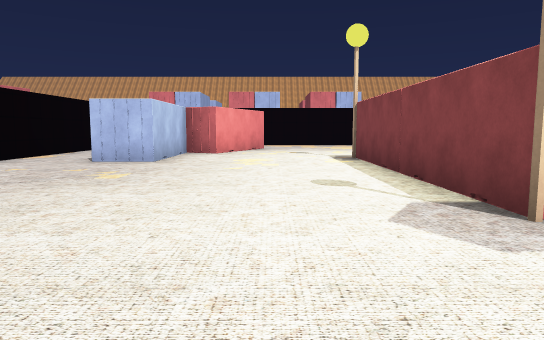
view 1 (above)

18 first-person views from a walk through a scene from a Unity 3-D project. The camera is 1.3 m above the floor, tilts 6° down and sees 70° across. The floor is counted in squares, 2 m on a side. Each view is taken from the middle of a square. On the plan, view 1 faces up. The plan holds only what a view shows up to about 11 squares ahead; the rest is blank. The place goes on beyond the plan. The player is left out. Some surface patterns are stand-ins.

view 2
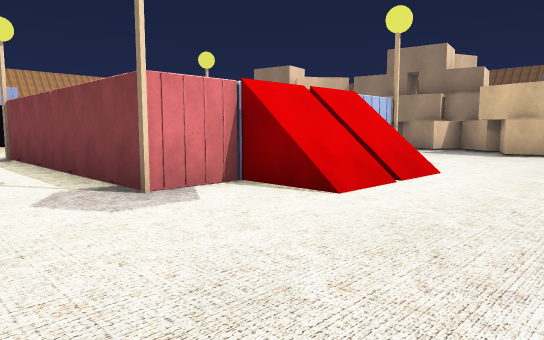

view 3
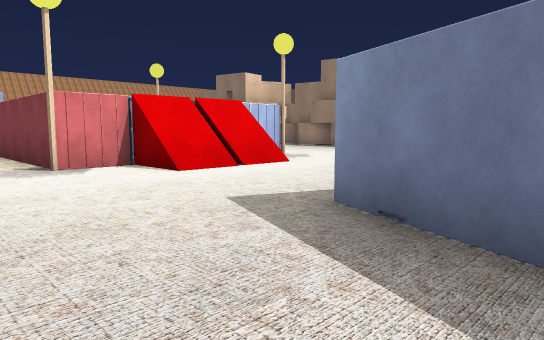

view 4
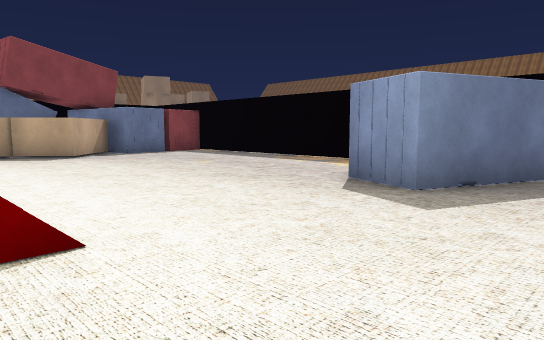

view 5
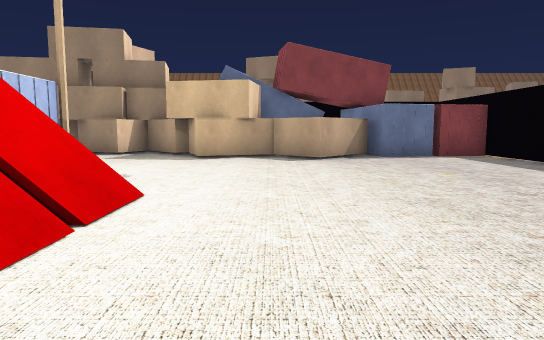

view 6
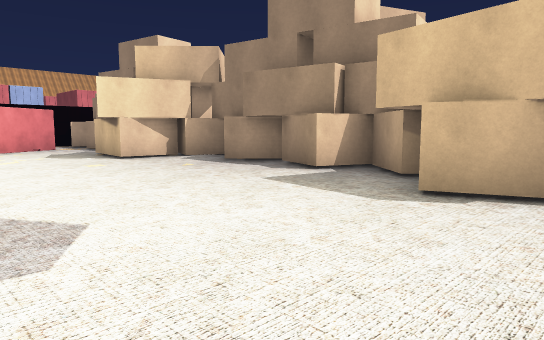

view 7
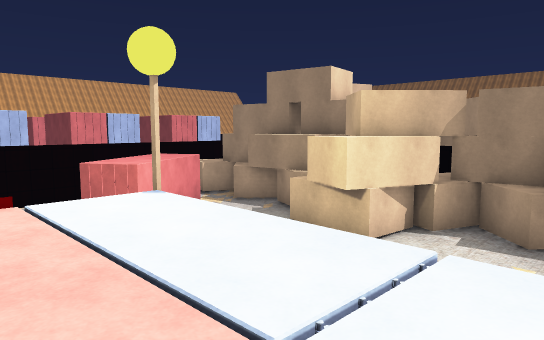

view 8
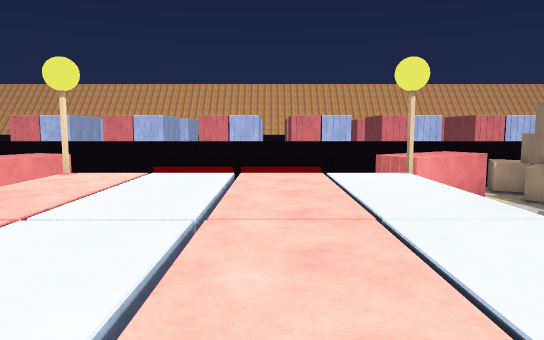

view 9
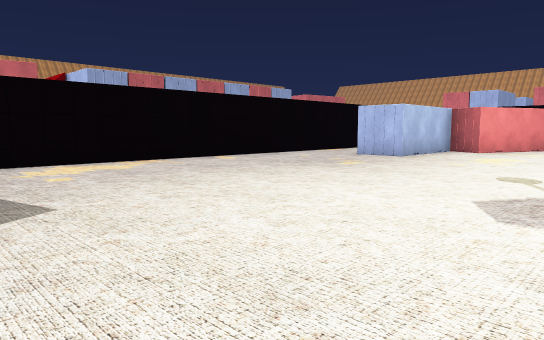

view 10
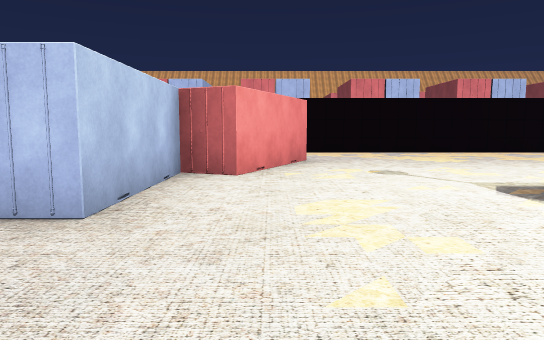

view 11
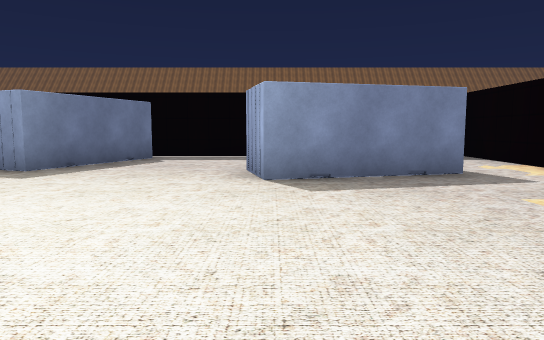

view 12
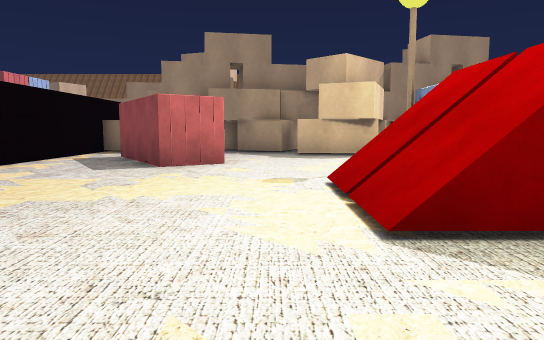

view 13
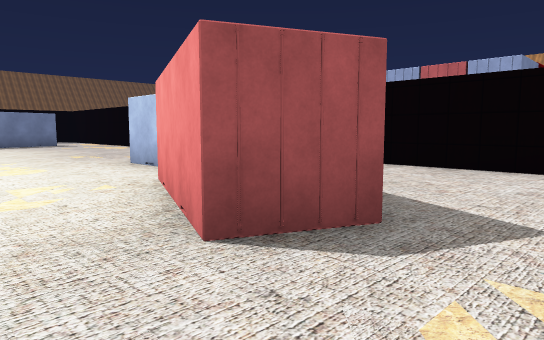

view 14
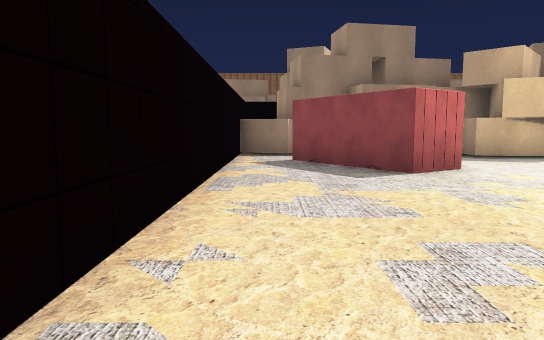

view 15
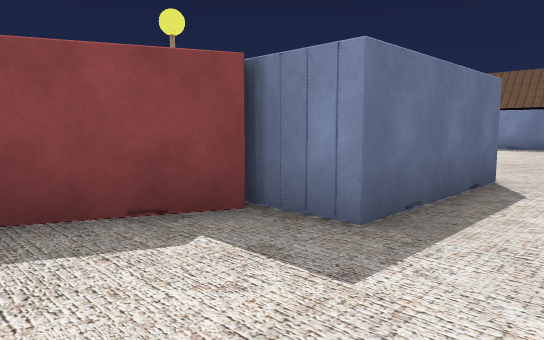

view 16
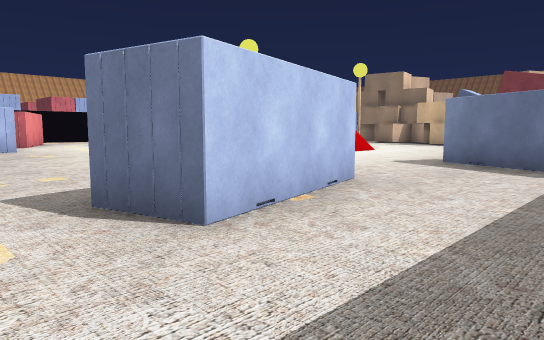

view 17
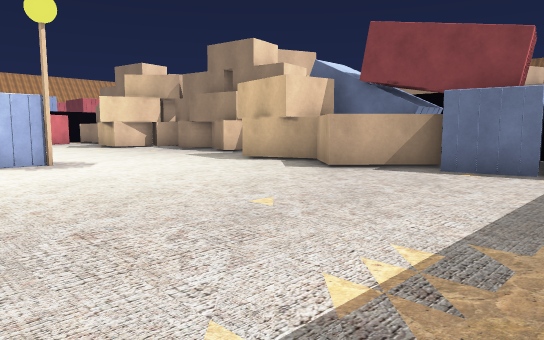

view 18
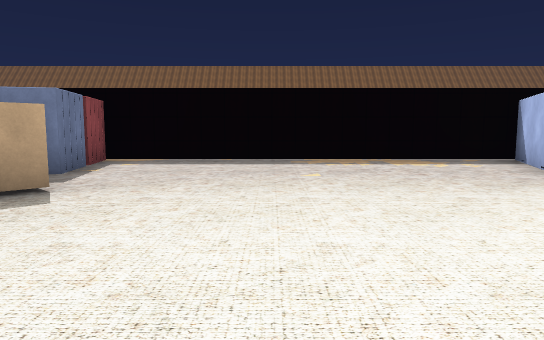

### Floor plan
Key: @ floor where view 1 was taken; # wall or solid block; x gap in a wall; . main floor; : floor 2.5 m higher than the main floor; / step, stairs or slope.
Columns run from 5 left of view 1 to 13 right of it. Each row starts with its distance up from view 1.
 16               #  #
 15    ..............#
 14 ..............##x#
 13 ....#........###.#
 12 ...##........#...##
 11 ..##.............#
 10 ..#.....///.....##
  9 ..#..../////....##
  8 ..#....#/::::....##
  7 .......#:::::.....#
  6 .......#:::::....##
  5 .......#:::::.....#
  4 .......#:::::....##
  3 .......#/:::#.....#
  2 ......../ /......##
  1 ................##
  0 .....@...........#
 -1 ....#...........##
 -2 ..###...#........#
 -3 ........#........#
 -4 .......##........#
 -5 .... ..##........#
 -6      #     #

Positions as (right, up) in squares from view 1, and headings:
1: (0, 0), facing up
2: (0, -1), facing up-right
3: (0, -4), facing up-right
4: (1, 2), facing down-right
5: (2, 0), facing right
6: (7, 0), facing up-right
7: (5, 5), facing up-right
8: (5, 3), facing up
9: (2, -1), facing up-left
10: (-1, 5), facing up
11: (-1, 4), facing down
12: (1, 11), facing right
13: (1, 15), facing down-left
14: (2, 15), facing right
15: (-5, 13), facing down-right
16: (-5, -5), facing up-right
17: (5, -5), facing up-right
18: (8, 3), facing down
